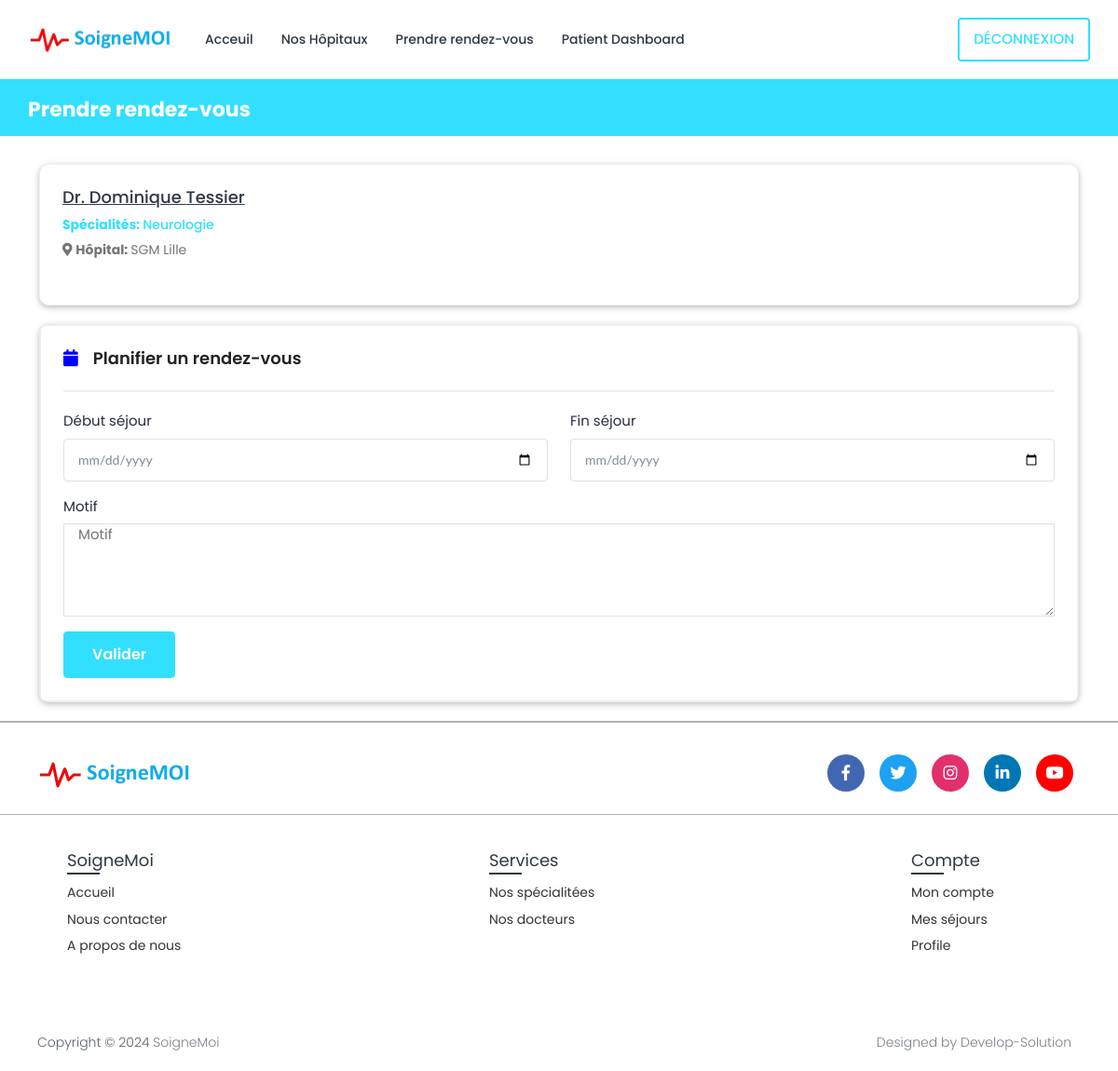
The page /booking/1/ (signed in) on the database its author committed.
### book/models.py (models this page shows, shortened)
class Doctor(models.Model):
    doctor_id = models.AutoField(primary_key=True)
    user = models.OneToOneField(User, on_delete=models.CASCADE, null=True, blank=True, related_name='profile')
    first_name = models.CharField(max_length=200, null=True)
    last_name = models.CharField(max_length=200, null=True)
    specialization = models.ForeignKey(Specialization, on_delete=models.SET_NULL, null=True, blank=True)
    phone_number = models.CharField(max_length=200, null=True, blank=True)
    date_of_birth = models.DateField(null=True, blank=True)
    reg_number = models.CharField(max_length=6, null=True, blank=True)
    hospital_name = models.ForeignKey(Hospital, on_delete=models.SET_NULL, null=True, blank=True)

class Specialization(models.Model):
    specialization_id = models.AutoField(primary_key=True)
    hospital = models.ForeignKey(Hospital, on_delete=models.CASCADE, null=True, blank=True)
    specialization_name = models.CharField(max_length=200, null=True, blank=True)

class Hospital(models.Model):
    hospital_id = models.AutoField(primary_key=True)
    name = models.CharField(max_length=200, null=True, blank=True)
    address = models.CharField(max_length=200, null=True, blank=True)
    featured_image = models.ImageField(upload_to='hospitals/', default='hospitals/default.png', null=True, blank=True)
    description = models.TextField(null=True, blank=True)
    email = models.EmailField(max_length=200, null=True, blank=True)
    phone_number = models.CharField(max_length=10,null=True, blank=True)
    def __str__(self):
        return str(self.name)

### book/views.py (the view, shortened to what this page needs)
# urls.py: path('booking/<int:pk>/', BookingView.as_view(), name='booking'),
class BookingView(LoginRequiredMixin, View):
    def get(self, request, pk):
        self.patient = request.user.patient
        self.doctor = Doctor.objects.get(doctor_id=pk)
        if not (
                self.patient.first_name and self.patient.last_name and self.patient.date_of_birth and self.patient.phone_number and self.patient.address):
            messages.error(request, 'Veuillez remplir tous les champs de votre profil avant de réserver.')
            return redirect('profile-settings')
        self.unavailable_dates = self.get_unavailable_dates(self.doctor)
        context = {'patient': self.patient, 'doctor': self.doctor, 'unavailable_dates': self.unavailable_dates}
        return render(request, 'book/patient/booking.html', context)
    def get_unavailable_dates(self, doctor):
        self.unavailable_dates = []
        today = date.today()
        self.end_date = today + timedelta(days=365)
        self.delta = timedelta(days=1)
        while today <= self.end_date:
            self.is_present = DoctorTimeSlots.objects.filter(
                doctor=doctor,
                doc_start_date__lte=today,
                doc_end_date__gte=today
            ).exists()
            if self.is_present:
                self.daily_quota = 5
                self.patient_count = Appointment.objects.filter(
                    doctor=doctor,
                    start_date__lte=today,
                    end_date__gte=today
                ).count()
                if self.patient_count >= self.daily_quota:
                    self.unavailable_dates.append(today)
            today += self.delta
        return self.unavailable_dates

### templates/book/patient/booking.html (shortened to what this page needs)
{% extends 'book/base.html' %}
{% load static %}
{% block content %}
{% load static %}
<body>
  <div class="main-wrapper">
    <div class="breadcrumb-bar">
      <div class="container-fluid">
        <div class="row align-items-center">
          <div class="col-md-12 col-12">
            <h2 class="breadcrumb-title">Prendre rendez-vous</h2>
          </div>
        </div>
      </div>
    </div>
    <div class="content">
      <div class="container">
        <div class="row">
          <div class="col-12">
            <div class="card">
              <div class="card-body">
                <div class="booking-doc-info">
                  <div class="booking-info">
                    <h4>
                      <a href="doctor-profile.html"> Dr. {{ doctor.first_name }} {{ doctor.last_name }}</a>
                    </h4>
                    <h5 class="doc-department"><b>Spécialités: </b>
                      {{ doctor.specialization.specialization_name }}
                    </h5>
                    <div class="clinic-details">
                      <p class="doc-location">
                        <i class="fas fa-map-marker-alt"></i> <b>Hôpital: </b>
                        {{ doctor.hospital_name }}
                      </p>
                    </div>
                  </div>
                </div>
              </div>
            </div>
            <div class="card">
              <div class="schedule widget-boxed mt-33 mt-0">
                <div class="widget-boxed-header">
                  <h4><i class="fa fa-calendar pr-3 padd-r-10"></i>Planifier un rendez-vous</h4>
                </div>
                <form method="post" action="{% url 'booking' pk=doctor.doctor_id %}" enctype="multipart/form-data">
                  <div class="agent-contact-form-sidebar">
                    <div class="row">
                      <div class="col-lg-6 col-md-12">
                        <label>Début séjour</label>
                        <input type="date" name="appoint_start_date" id="reservation-start-date" data-large-mode="true" data-lock="from" data-theme="my-style" class="form-control" min="{{ todays_date }}" max="{{ max_date }}" required>
                      </div>
                      <div class="col-lg-6 col-md-12">
                        <label>Fin séjour</label>
                        <input type="date" name="appoint_end_date" id="reservation-end-date" data-large-mode="true" data-lock="from" data-theme="my-style" class="form-control"/>
                      </div>
                      <div class="col-lg-12 col-md-12" style="padding-bottom: 10px;">
                        <label>Motif</label>
                        <textarea placeholder="Motif" name="motif" required></textarea>
                      </div>
                    </div>
                    <div class="submit-section">
                      <button type="submit" class="btn btn-primary submit-btn">Valider</button>
                    </div>
                  </div>
                </form>
              </div>
            </div>
          </div>
        </div>
      </div>
    </div>
  </div>
</body>
{% endblock content %}

### static/SGM/css/hospital.css (style rules this page uses)
.card { display: block; margin-bottom: 20px; line-height: 1.42857143; background-color: #fff; border-radius: 10px; box-shadow: 0 2px 5px 0 rgba(0,0,0,0.16),0 2px 10px 0 rgba(0,0,0,0.12); transition: box-shadow .25s; }

### static/SGM/css/booking.css (style rules this page uses)
.widget-boxed { -webkit-box-shadow: 0px 0px 2px #e7e7e7 !important; box-shadow: 0px 0px 2px #e7e7e7 !important; border: 1px solid #e7e7e7; }
.widget-boxed { border-radius: 6px; padding: 1.5rem; -webkit-transform: translate3d(0, 0, 0); transform: translate3d(0, 0, 0); z-index: 90; margin-bottom: 0px; position: relative; border: 1px solid #eaeff5; }
.widget-boxed-header { padding-bottom: 1.5rem; padding-top: 0px; border-bottom: 1px solid #eaeff5; }
.widget-boxed-header h4 { color: #222 !important; font-size: 18px; font-weight: 600; margin: 0; }
.widget-boxed-header h4 .fa { color: blue; position: relative; top: 0px; }
.widget-boxed { background: #fff; }
.agent-contact-form-sidebar { width: 100%; padding-top: 20px; border-top: 1px solid #eeeeee; }
.agent-contact-form-sidebar input { width: 100%; height: 45px; border: 1px solid #dae2e9; background-color: #fff; padding: 15px; font-family: "Lato", sans-serif; font-size: 14px; color: #7e8c99; margin-bottom: 1rem; }
.agent-contact-form-sidebar textarea { border: 1px solid #dae2e9 !important; background-color: #fff; padding-left: 15px; width: 100%; height: 100px; color: #7e8c99; }

### rows shown on the page
Doctor: first_name "Dominique", last_name "Tessier", specialization.specialization_name "Neurologie", hospital_name "SGM Lille"
